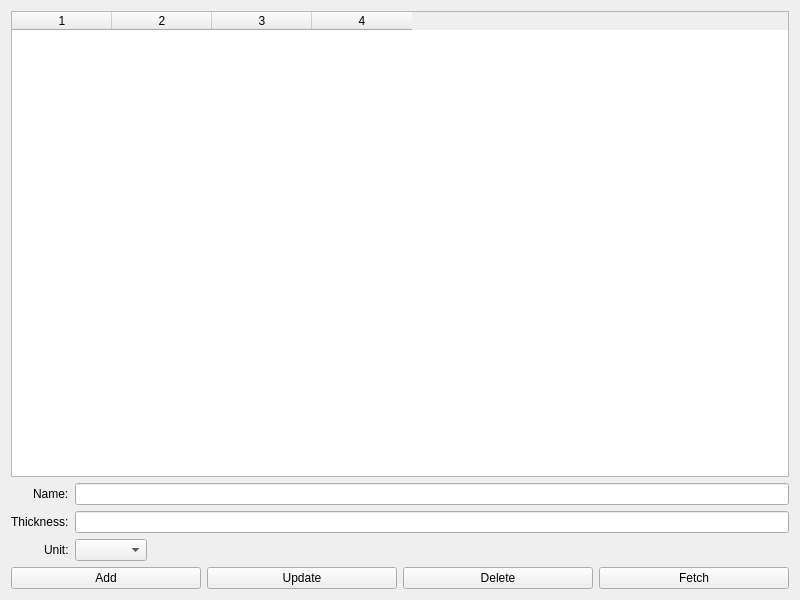
<?xml version="1.0" encoding="UTF-8"?>
<ui version="4.0">
 <class>MaterialManager</class>
 <widget class="QWidget" name="MaterialManager">
  <property name="geometry">
   <rect>
    <x>0</x>
    <y>0</y>
    <width>800</width>
    <height>600</height>
   </rect>
  </property>
  <property name="windowTitle">
   <string>Manage Materials</string>
  </property>
  <layout class="QVBoxLayout" name="verticalLayout">
   <item>
    <widget class="QTableWidget" name="tableWidget">
     <property name="columnCount">
      <number>4</number>
     </property>
     <property name="horizontalHeaderLabels">
      <stringlist>
       <string>ID</string>
       <string>Name</string>
       <string>Density</string>
       <string>Unit</string>
      </stringlist>
     </property>
    </widget>
   </item>
   <item>
    <layout class="QFormLayout" name="formLayout">
     <property name="labelAlignment">
      <set>Qt::AlignRight|Qt::AlignTrailing|Qt::AlignVCenter</set>
     </property>
     <property name="fieldGrowthPolicy">
      <enum>QFormLayout::ExpandingFieldsGrow</enum>
     </property>
     <item row="0" column="0">
      <widget class="QLabel" name="labelName">
       <property name="text">
        <string>Name:</string>
       </property>
      </widget>
     </item>
     <item row="0" column="1">
      <widget class="QLineEdit" name="nameLineEdit"/>
     </item>
     <item row="1" column="0">
      <widget class="QLabel" name="labelThickness">
       <property name="text">
        <string>Thickness:</string>
       </property>
      </widget>
     </item>
     <item row="1" column="1">
      <widget class="QLineEdit" name="thicknessLineEdit"/>
     </item>
     <item row="2" column="0">
      <widget class="QLabel" name="labelUnit">
       <property name="text">
        <string>Unit:</string>
       </property>
      </widget>
     </item>
     <item row="2" column="1">
      <widget class="QComboBox" name="unitComboBox"/>
     </item>
    </layout>
   </item>
   <item>
    <layout class="QHBoxLayout" name="horizontalLayout">
     <item>
      <widget class="QPushButton" name="addButton">
       <property name="text">
        <string>Add</string>
       </property>
      </widget>
     </item>
     <item>
      <widget class="QPushButton" name="updateButton">
       <property name="text">
        <string>Update</string>
       </property>
      </widget>
     </item>
     <item>
      <widget class="QPushButton" name="deleteButton">
       <property name="text">
        <string>Delete</string>
       </property>
      </widget>
     </item>
     <item>
      <widget class="QPushButton" name="fetchButton">
       <property name="text">
        <string>Fetch</string>
       </property>
      </widget>
     </item>
    </layout>
   </item>
  </layout>
 </widget>
 <resources/>
 <connections/>
</ui>
